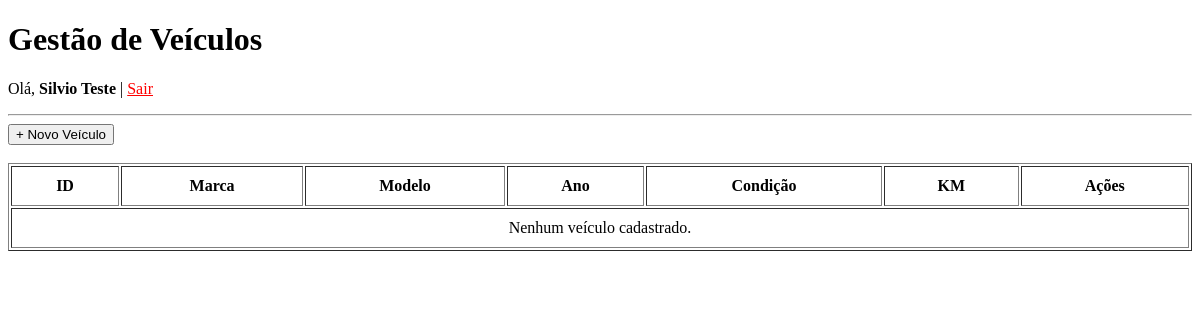
/veiculos (signed in), run on an earlier commit of the app's database.
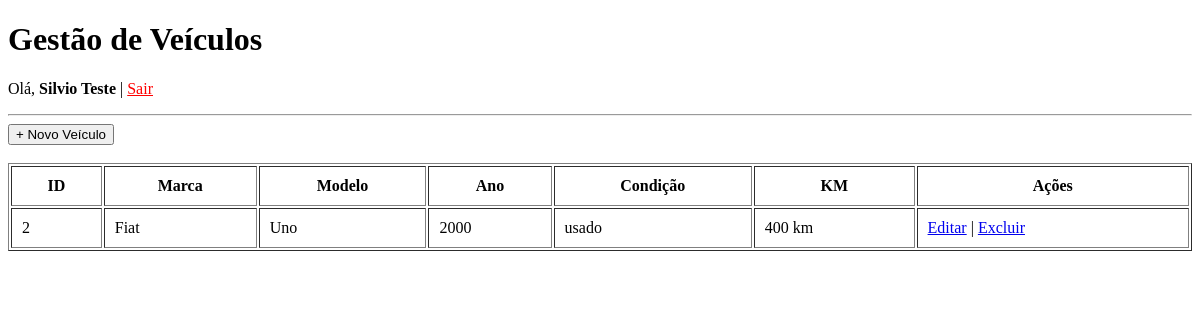
And on a later commit of the database.
### tables this page shows
CREATE TABLE veiculos (
    id INTEGER PRIMARY KEY AUTOINCREMENT,
    marca VARCHAR(100) NOT NULL,
    modelo VARCHAR(100) NOT NULL,
    ano INTEGER NOT NULL,
    condicao VARCHAR(20) NOT NULL, -- 'novo' ou 'usado'
    km INTEGER NOT NULL
);

### app/Controllers/VeiculoController.php (called while the page is built, shortened)
<?php
class VeiculoController{
    public function index(){
        $dao = new VeiculoDAO();
        $veiculos = $dao->getAll();
        require_once __DIR__ . '/../Views/veiculos/lista.php';
    }
}

### config/Database.php (called while the page is built, shortened)
<?php
class Database{
    private static $db_path = __DIR__ . '/../db/gestao_veiculos.sqlite';
    private static $connection = null;
    public static function getConnection(){
        if (self::$connection === null){
            try{
                $dsn = 'sqlite:' . self::$db_path;
                self::$connection = new PDO($dsn);
                self::$connection->setAttribute(PDO::ATTR_ERRMODE, PDO::ERRMODE_EXCEPTION);
                self::$connection->setAttribute(PDO::ATTR_DEFAULT_FETCH_MODE, PDO::FETCH_OBJ);
            } catch (PDOException $e){
                die('Erro ao conectar ao banco de dados: ' . $e->getMessage());
            }
        }
        return self::$connection;
    }
}

### app/DAO/VeiculoDAO.php (called while the page is built, shortened)
<?php
class VeiculoDAO{
    private $db;
    public function __construct(){
        $this->db = Database::getConnection();
    }
    public function getAll(){
        try{
            $sql = "SELECT * FROM veiculos";
            $stmt = $this->db->query($sql);
            $dados = $stmt->fetchAll(PDO::FETCH_ASSOC);
            $veiculos = [];
            foreach($dados as $linha){
                $v = new Veiculo();
                $v->setId($linha['id']);
                $v->setMarca($linha['marca']);
                $v->setModelo($linha['modelo']);
                $v->setAno($linha['ano']);
                $v->setCondicao($linha['condicao']);
                $v->setKm($linha['km']);
                $veiculos[] = $v;
            }
            return $veiculos;
        } catch (PDOException $e){
            die('Erro ao buscar veículos: ' . $e->getMessage());
        }
    }
}

### app/Models/Veiculo.php (called while the page is built, shortened)
<?php
class Veiculo{
    private $id;
    private $marca;
    private $modelo;
    private $ano;
    private $condicao;
    private $km;
    public function getId(){
        return $this->id;
    }
    public function setId($id){
        $this->id = $id;
    }
    public function getMarca(){
        return $this->marca;
    }
    public function setMarca($marca){
        $this->marca = $marca;
    }
    public function getModelo(){
        return $this->modelo;
    }
    public function setModelo($modelo){
        $this->modelo = $modelo;
    }
    public function getAno(){
        return $this->ano;
    }
    public function setAno($ano){
        $this->ano = $ano;
    }
    public function getCondicao(){
        return $this->condicao;
    }
    public function setCondicao($condicao){
        $this->condicao = $condicao;
    }
    public function getKm(){
        return $this->km;
    }
    public function setKm($km){
        $this->km = $km;
    }
}

### app/Views/veiculos/lista.php (the view, shortened to what this page needs)
<!DOCTYPE html>
<html lang="pt-br">
<head>
</head>
<body>
    <header>
        <h1>Gestão de Veículos</h1>
        <p>Olá, <strong><?php echo $_SESSION['usuario_nome']; ?></strong> |
           <a href="/logout" style="color: red;">Sair</a>
        </p>
    </header>
    <hr>
    <a href="/veiculos/criar">
        <button>+ Novo Veículo</button>
    </a>
    <br><br>
    <table border="1" width="100%" cellpadding="10">
        <thead>
            <tr>
                <th>ID</th>
                <th>Marca</th>
                <th>Modelo</th>
                <th>Ano</th>
                <th>Condição</th>
                <th>KM</th>
                <th>Ações</th>
            </tr>
        </thead>
        <tbody>
            <?php if (empty($veiculos)): ?>
                <tr>
                    <td colspan="7" align="center">Nenhum veículo cadastrado.</td>
                </tr>
            <?php else: ?>
                <?php foreach ($veiculos as $veiculo): ?>
                    <tr>
                        <td><?php echo $veiculo->getId(); ?></td>
                        <td><?php echo $veiculo->getMarca(); ?></td>
                        <td><?php echo $veiculo->getModelo(); ?></td>
                        <td><?php echo $veiculo->getAno(); ?></td>
                        <td><?php echo $veiculo->getCondicao(); ?></td>
                        <td><?php echo number_format($veiculo->getKm(), 0, ',', '.'); ?> km</td>
                        <td>
                            <a href="/veiculos/atualizar?id=<?php echo $veiculo->getId(); ?>">Editar</a>
                            |
                            <a href="/veiculos/deletar?id=<?php echo $veiculo->getId(); ?>"
                               onclick="return confirm('Tem certeza que deseja excluir?');">
                               Excluir
                            </a>
                        </td>
                    </tr>
                <?php endforeach; ?>
            <?php endif; ?>
            </tbody>
    </table>
</body>
</html>

### public/index.php (shortened to what this page needs)
<?php
$path = parse_url($_SERVER['REQUEST_URI'],PHP_URL_PATH);
switch($path) {
    case '/veiculos';
        (new App\Controllers\VeiculoController())->index();
        break;
}

What changed in the data, as far as the page shows it:
added veiculos: id "2", marca "Fiat", modelo "Uno", ano "2000", condicao "usado", km "400"
Also different on the page:
text no longer shown: "Nenhum veículo cadastrado."
